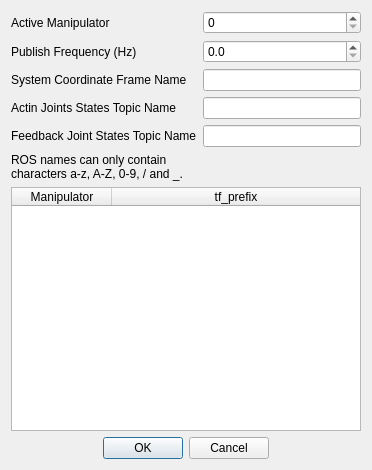
<?xml version="1.0" encoding="UTF-8"?>
<ui version="4.0">
 <class>EcRos1RobotControllerConfigDialog</class>
 <widget class="QDialog" name="EcRos1RobotControllerConfigDialog">
  <property name="geometry">
   <rect>
    <x>0</x>
    <y>0</y>
    <width>372</width>
    <height>470</height>
   </rect>
  </property>
  <property name="windowTitle">
   <string>ROS Robot State Publish/Subscribe Settings</string>
  </property>
  <layout class="QVBoxLayout" name="verticalLayout">
   <item>
    <layout class="QGridLayout" name="gridLayout">
     <item row="0" column="0">
      <widget class="QLabel" name="activeManipulatorLabel">
       <property name="text">
        <string>Active Manipulator</string>
       </property>
      </widget>
     </item>
     <item row="0" column="1">
      <widget class="QSpinBox" name="activeManipulatorSpinBox">
       <property name="toolTip">
        <string>Set the active manipulator index.</string>
       </property>
       <property name="statusTip">
        <string>Set the active manipulator index.</string>
       </property>
      </widget>
     </item>
     <item row="1" column="0">
      <widget class="QLabel" name="publishFrequencyLabel">
       <property name="text">
        <string>Publish Frequency (Hz)</string>
       </property>
      </widget>
     </item>
     <item row="1" column="1">
      <widget class="QDoubleSpinBox" name="publishFrequencyDoubleSpinBox">
       <property name="toolTip">
        <string>Set the publish frequency in Hz. Setting the value to 0 will force the plugin to use the simulation update rate.</string>
       </property>
       <property name="statusTip">
        <string>Set the publish frequency in Hz. Setting the value to 0 will force the plugin to use the simulation update rate.</string>
       </property>
       <property name="decimals">
        <number>1</number>
       </property>
       <property name="maximum">
        <double>1000000000.000000000000000</double>
       </property>
      </widget>
     </item>
     <item row="2" column="0">
      <widget class="QLabel" name="systemCoordinateFrameLabel">
       <property name="text">
        <string>System Coordinate Frame Name</string>
       </property>
      </widget>
     </item>
     <item row="2" column="1">
      <widget class="QLineEdit" name="systemCoordinateFrameLineEdit">
       <property name="toolTip">
        <string>Set the ROS frame name for the system coordinates. The accepted value is usually &quot;world&quot;.</string>
       </property>
       <property name="statusTip">
        <string>Set the ROS frame name for the system coordinates. The accepted value is usually &quot;world&quot;.</string>
       </property>
      </widget>
     </item>
     <item row="3" column="0">
      <widget class="QLabel" name="actinJointStatesTopicNameLabel">
       <property name="text">
        <string>Actin Joints States Topic Name</string>
       </property>
      </widget>
     </item>
     <item row="3" column="1">
      <widget class="QLineEdit" name="actinJointStatesTopicNameLineEdit">
       <property name="toolTip">
        <string>Set the Actin joint states topic name.</string>
       </property>
       <property name="statusTip">
        <string>Set the Actin joint states topic name.</string>
       </property>
      </widget>
     </item>
     <item row="4" column="0">
      <widget class="QLabel" name="jointStatesTopicNameLabel">
       <property name="text">
        <string>Feedback Joint States Topic Name</string>
       </property>
      </widget>
     </item>
     <item row="4" column="1">
      <widget class="QLineEdit" name="jointStatesTopicNameLineEdit">
       <property name="toolTip">
        <string>Set the topic name for the feedback joints states. ROS usually expects &quot;joint_states&quot;.</string>
       </property>
       <property name="statusTip">
        <string>Set the topic name for the feedback joints states. ROS usually expects &quot;joint_states&quot;.</string>
       </property>
      </widget>
     </item>
    </layout>
   </item>
   <item>
    <widget class="QLabel" name="label">
     <property name="text">
      <string>ROS names can only contain
characters a-z, A-Z, 0-9, / and _.</string>
     </property>
    </widget>
   </item>
   <item>
    <widget class="QTableWidget" name="tableWidget">
     <property name="verticalScrollBarPolicy">
      <enum>Qt::ScrollBarAlwaysOff</enum>
     </property>
     <property name="horizontalScrollBarPolicy">
      <enum>Qt::ScrollBarAlwaysOff</enum>
     </property>
     <property name="editTriggers">
      <set>QAbstractItemView::NoEditTriggers</set>
     </property>
     <attribute name="horizontalHeaderStretchLastSection">
      <bool>true</bool>
     </attribute>
     <column>
      <property name="text">
       <string>Manipulator</string>
      </property>
     </column>
     <column>
      <property name="text">
       <string>tf_prefix</string>
      </property>
     </column>
    </widget>
   </item>
   <item>
    <widget class="QDialogButtonBox" name="buttonBox">
     <property name="orientation">
      <enum>Qt::Horizontal</enum>
     </property>
     <property name="standardButtons">
      <set>QDialogButtonBox::Cancel|QDialogButtonBox::Ok</set>
     </property>
     <property name="centerButtons">
      <bool>true</bool>
     </property>
    </widget>
   </item>
  </layout>
 </widget>
 <resources/>
 <connections/>
</ui>
